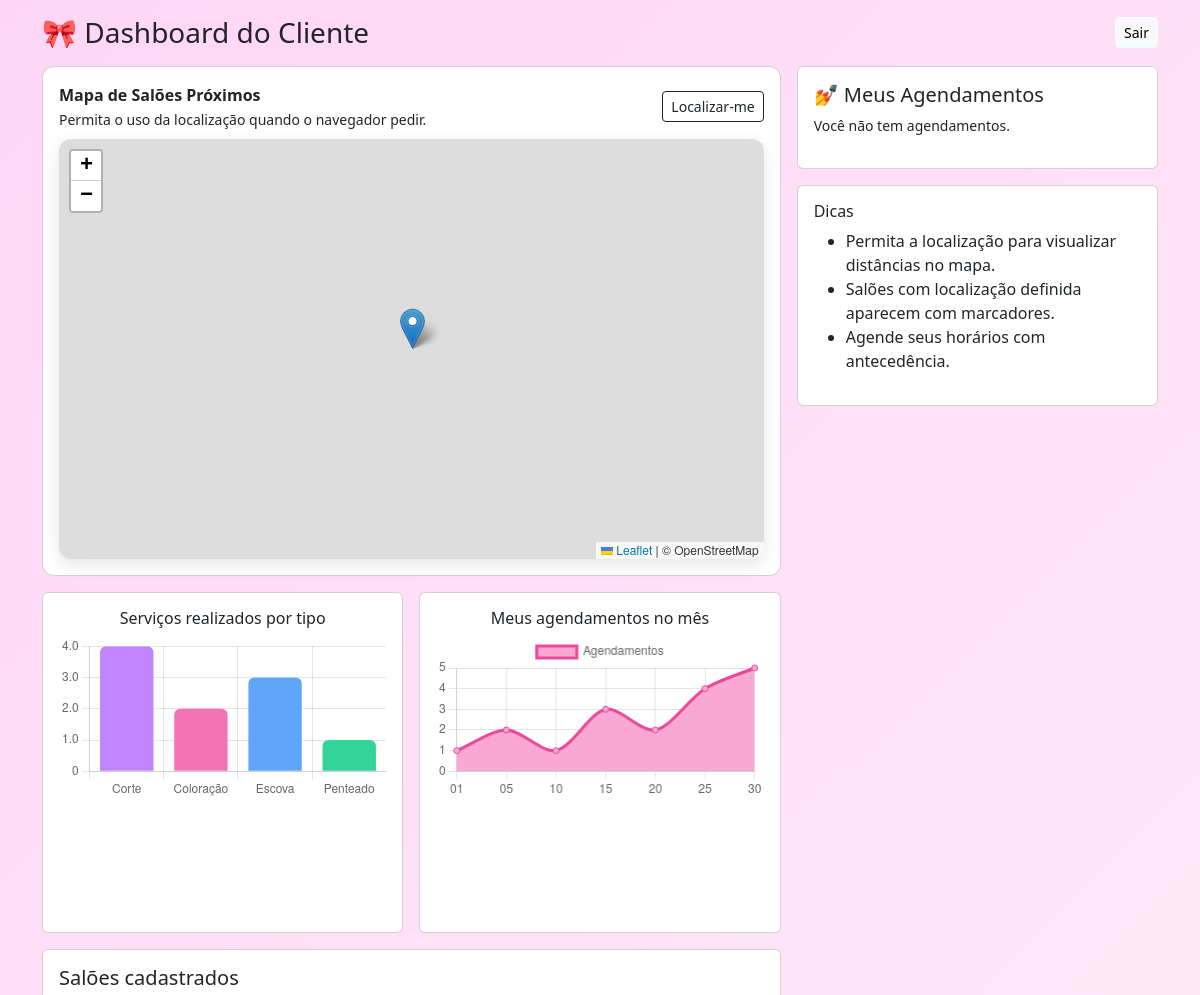
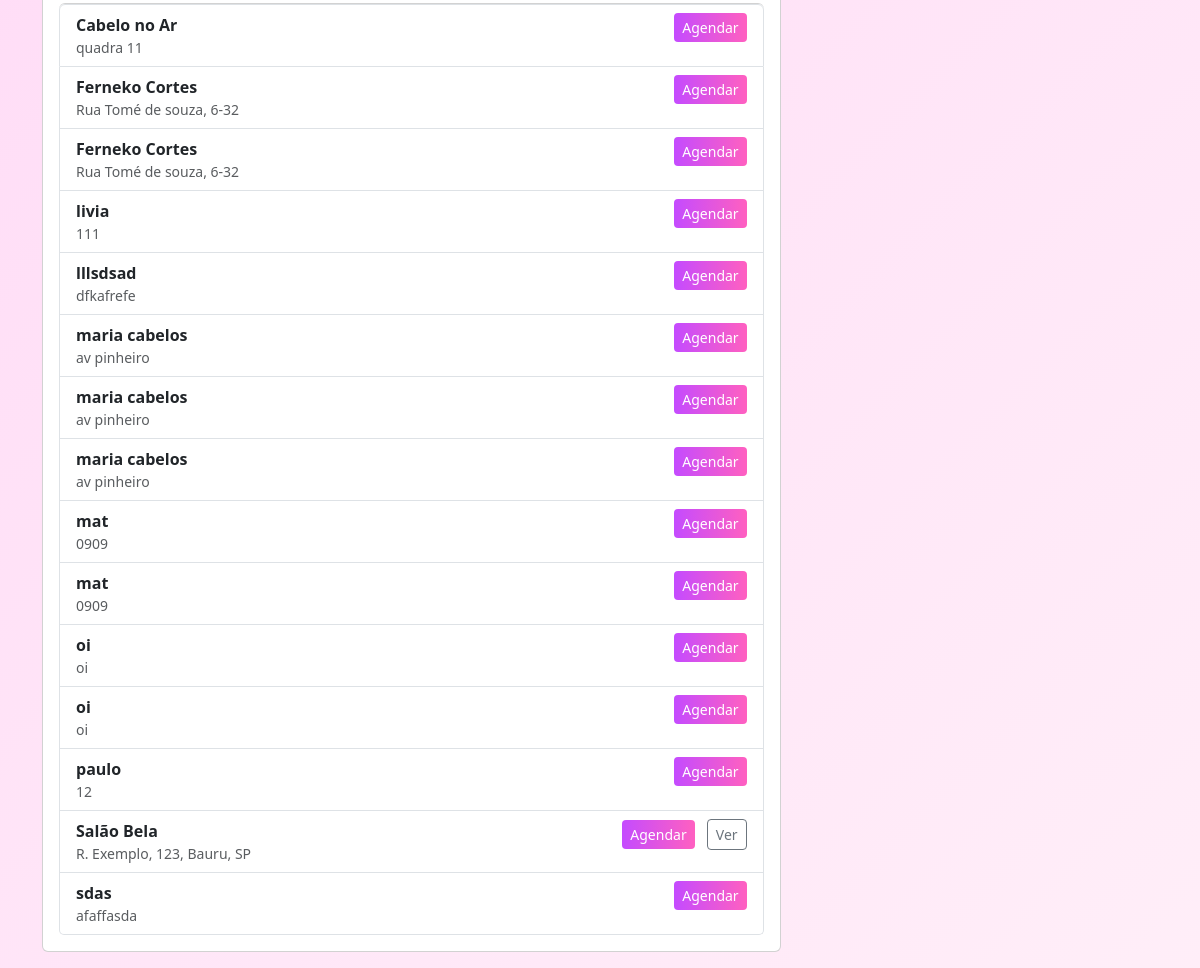
The page /dashboard_cliente.php on the database its author committed (2 pictures, top to bottom).
### tables this page shows
CREATE TABLE `saloes` (
  `id` int(11) NOT NULL,
  `nome` varchar(100) NOT NULL,
  `endereco` varchar(255) DEFAULT NULL,
  `telefone` varchar(20) DEFAULT NULL,
  `servicos` text DEFAULT NULL,
  `horario_inicio` time DEFAULT NULL,
  `horario_final` time DEFAULT NULL,
  `pausa` time DEFAULT NULL,
  `nome_usuario` varchar(100) DEFAULT NULL,
  `email` varchar(100) DEFAULT NULL,
  `senha` varchar(255) DEFAULT NULL,
  `usuario_id` int(11) DEFAULT NULL,
  `lat` decimal(10,8) DEFAULT NULL,
  `lng` decimal(11,8) DEFAULT NULL
);

### dashboard_cliente.php (the view, shortened to what this page needs)
<?php
$id_usuario = $_SESSION['id'] ?? 1;
$conn = new mysqli("localhost", "root", "", "agendamento");
$sql = "SELECT a.id, s.nome AS salao, h.data, h.hora, a.status
        FROM agendamentos a
        JOIN horarios h ON a.id_horario = h.id
        JOIN saloes s ON h.id_salao = s.id
        WHERE a.id_usuario = ?
        ORDER BY h.data DESC, h.hora DESC";
$stmt = $conn->prepare($sql);
$stmt->bind_param("i", $id_usuario);
$stmt->execute();
$res = $stmt->get_result();
$agendamentos = $res->fetch_all(MYSQLI_ASSOC);
$saloes = [];
$resS = $conn->query("SELECT id, nome, endereco, lat, lng FROM saloes ORDER BY nome ASC");
if ($resS) $saloes = $resS->fetch_all(MYSQLI_ASSOC);
?>
<!doctype html>
<html lang="pt-BR">
<head>
  <link href="https://cdn.jsdelivr.net/npm/bootstrap@5.3.2/dist/css/bootstrap.min.css" rel="stylesheet">
  <link rel="stylesheet" href="https://unpkg.com/leaflet@1.9.4/dist/leaflet.css" />
</head>
<body class="p-3">
  <div class="container">
    <div class="d-flex justify-content-between align-items-center mb-3">
      <h3 class="mb-0">🎀 Dashboard do Cliente</h3>
      <a href="logout.php" class="btn btn-sm btn-light">Sair</a>
    </div>
    <div class="row g-3">
      <div class="col-lg-8">
        <div class="card card-salao p-3 mb-3">
          <div class="d-flex justify-content-between align-items-center mb-2">
            <div>
              <strong>Mapa de Salões Próximos</strong><br>
              <small>Permita o uso da localização quando o navegador pedir.</small>
            </div>
            <div>
              <button id="btn-localizar" class="btn btn-sm btn-outline-dark">Localizar-me</button>
            </div>
          </div>
          <div id="map"></div>
        </div>
        <div class="row g-3">
          <div class="col-md-6">
            <div class="card p-3">
              <h6 class="text-center">Serviços realizados por tipo</h6>
              <div class="chart-container"><canvas id="graficoServicos"></canvas></div>
            </div>
          </div>
          <div class="col-md-6">
            <div class="card p-3">
              <h6 class="text-center">Meus agendamentos no mês</h6>
              <div class="chart-container"><canvas id="graficoAgendamentos"></canvas></div>
            </div>
          </div>
        </div>
        <div class="card p-3 mt-3">
          <h5>Salões cadastrados</h5>
          <div id="lista-saloes" class="list-group">
            <?php if(empty($saloes)): ?>
              <p class="small">Nenhum salão cadastrado.</p>
            <?php else: ?>
              <?php foreach($saloes as $s): ?>
                <div class="list-group-item d-flex justify-content-between align-items-start">
                  <div>
                    <div class="fw-bold"><?=htmlspecialchars($s['nome'])?></div>
                    <div class="small text-muted"><?=htmlspecialchars($s['endereco'] ?? '')?></div>
                  </div>
                  <div class="text-end">
                    <a href="agendar.php?salao_id=<?=urlencode($s['id'])?>" class="btn btn-sm btn-gradient">Agendar</a>
                    <?php if(!empty($s['lat']) && !empty($s['lng'])): ?>
                      <button class="btn btn-outline-secondary btn-sm ms-2" onclick="zoomTo(<?=htmlspecialchars($s['lat'])?>, <?=htmlspecialchars($s['lng'])?>)">Ver</button>
                    <?php endif; ?>
                  </div>
                </div>
              <?php endforeach; ?>
            <?php endif; ?>
          </div>
        </div>
      </div>
      <div class="col-lg-4">
        <div class="card p-3 mb-3">
          <h5>💅 Meus Agendamentos</h5>
          <?php if(empty($agendamentos)): ?>
            <p class="small">Você não tem agendamentos.</p>
          <?php endif; ?>
        </div>
        <div class="card p-3">
          <h6>Dicas</h6>
          <ul>
            <li>Permita a localização para visualizar distâncias no mapa.</li>
            <li>Salões com localização definida aparecem com marcadores.</li>
            <li>Agende seus horários com antecedência.</li>
          </ul>
        </div>
      </div>
    </div>
  </div>
  <script>
    // === MAPA ===
    const map = L.map('map').setView([-22.3145, -49.0602], 13);
    L.tileLayer('https://{s}.tile.openstreetmap.org/{z}/{x}/{y}.png', { attribution: '&copy; OpenStreetMap' }).addTo(map);
    function zoomTo(lat, lng) { map.setView([lat, lng], 16); }
    function localizarUsuario() {
      if (!navigator.geolocation) { alert('Geolocalização não suportada'); return; }
      navigator.geolocation.getCurrentPosition(pos => {
        const lat = pos.coords.latitude, lng = pos.coords.longitude;
        const marker = L.circleMarker([lat, lng], { radius: 8, color: '#ff60c0', fillColor: '#ff9ad3', fillOpacity: 0.9 })
          .addTo(map).bindPopup('Você está aqui').openPopup();
        map.setView([lat, lng], 14);
      }, err => alert('Não foi possível obter sua localização: ' + err.message), { enableHighAccuracy:true });
    }
    document.getElementById('btn-localizar').addEventListener('click', localizarUsuario);
    <?php foreach($saloes as $s):
      if(!empty($s['lat']) && !empty($s['lng'])): ?>
        L.marker([<?= $s['lat'] ?>, <?= $s['lng'] ?>])
          .addTo(map)
          .bindPopup("<strong><?= addslashes($s['nome']) ?></strong><br><?= addslashes($s['endereco']) ?>");
    <?php endif; endforeach; ?>
    // === GRÁFICOS FICTÍCIOS ===
    new Chart(document.getElementById('graficoServicos'), {
      type: 'bar',
      data: {
        labels: ['Corte', 'Coloração', 'Escova', 'Penteado'],
        datasets: [{
          label: 'Serviços realizados',
          data: [4, 2, 3, 1],
          backgroundColor: ['#c084fc', '#f472b6', '#60a5fa', '#34d399'],
          borderRadius: 6
        }]
      },
      options: { plugins: { legend: { display: false } }, scales: { y: { beginAtZero: true } } }
    });
    new Chart(document.getElementById('graficoAgendamentos'), {
      type: 'line',
      data: {
        labels: ['01', '05', '10', '15', '20', '25', '30'],
        datasets: [{
          label: 'Agendamentos',
          data: [1, 2, 1, 3, 2, 4, 5],
          borderColor: '#ec4899',
          backgroundColor: '#f9a8d4',
          fill: true,
          tension: 0.3
        }]
      },
      options: { scales: { y: { beginAtZero: true } } }
    });
  </script>
</body>
</html>

### dashboard_cliente.php (style rules this page uses)
body { background: linear-gradient(135deg,#ffd6f6,#ffeef8); }
#map { height: 420px; border-radius: 12px; box-shadow: 0 6px 18px rgba(0,0,0,0.1); }
.card-salao { border-radius: 12px; }
.btn-gradient { background: linear-gradient(90deg,#c44bff,#ff60c0); color: #fff; border: none; }
.chart-container { height: 280px; }

### rows shown on the page
saloes: nome "Cabelo no Ar", endereco "quadra 11"
saloes: nome "Ferneko Cortes", endereco "Rua Tomé de souza, 6-32"
saloes: nome "Ferneko Cortes", endereco "Rua Tomé de souza, 6-32"
saloes: nome "livia", endereco "111"
saloes: nome "lllsdsad", endereco "dfkafrefe"
saloes: nome "maria cabelos", endereco "av pinheiro"
saloes: nome "maria cabelos", endereco "av pinheiro"
saloes: nome "maria cabelos", endereco "av pinheiro"
saloes: nome "mat", endereco "0909"
saloes: nome "mat", endereco "0909"
saloes: nome "oi", endereco "oi"
saloes: nome "oi", endereco "oi"
saloes: nome "paulo", endereco "12"
saloes: nome "Salão Bela", endereco "R. Exemplo, 123, Bauru, SP"
saloes: nome "sdas", endereco "afaffasda"
